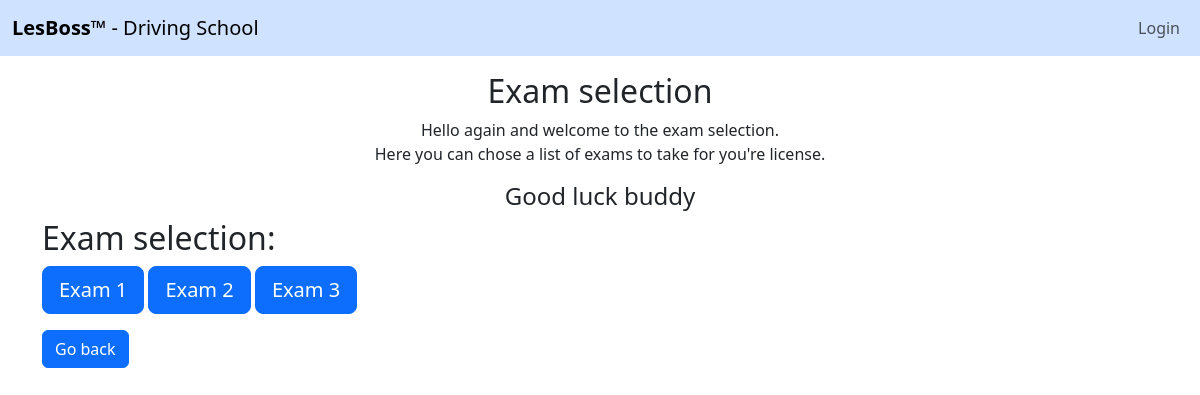
Page /exam on the committed database.
### app/models.py (models this page shows, shortened)
class Exam(models.Model):
    title = models.CharField(max_length=254)

### app/views.py (the view)
# urls.py: path('exam', views.exam_menu, name='exam_menu'),
def exam_menu(request):
    exams = Exam.objects.all()
    return render(request, 'app/exam-menu.html', {'exams': exams})

### app/templates/app/exam-menu.html (shortened to what this page needs)
{% extends 'app/base.html' %}
{% block content %}
    <div class="container">
        <div class="row">
            <div class="col-md-12 text-center mt-3">
                <h2>Exam selection</h2>
                <p>Hello again {{ user.name }} and welcome to the exam selection. <br>
                    Here you can chose a list of exams to take for you're license.</p>
                <h4>Good luck buddy</h4>
            </div>
            <div class="col-md-12 mb-3">
                <h2>Exam selection:</h2>
                <div>
                    {% for exam in exams %}
                        <a href="{% url 'start_exam' exam.pk %}"
                           class="btn btn-primary btn-lg btn-block">{{ exam.title }}</a>
                    {% empty %}
                        <p>sorry for the inconvenience, but there are no exams available.</p>
                    {% endfor %}
                </div>
            </div>
        </div>
        <a href="{% url 'index' %}" class="btn btn-primary">Go back</a>
    </div>
{% endblock %}

### rows in the picture
Exam: title "Exam 1"
Exam: title "Exam 2"
Exam: title "Exam 3"
